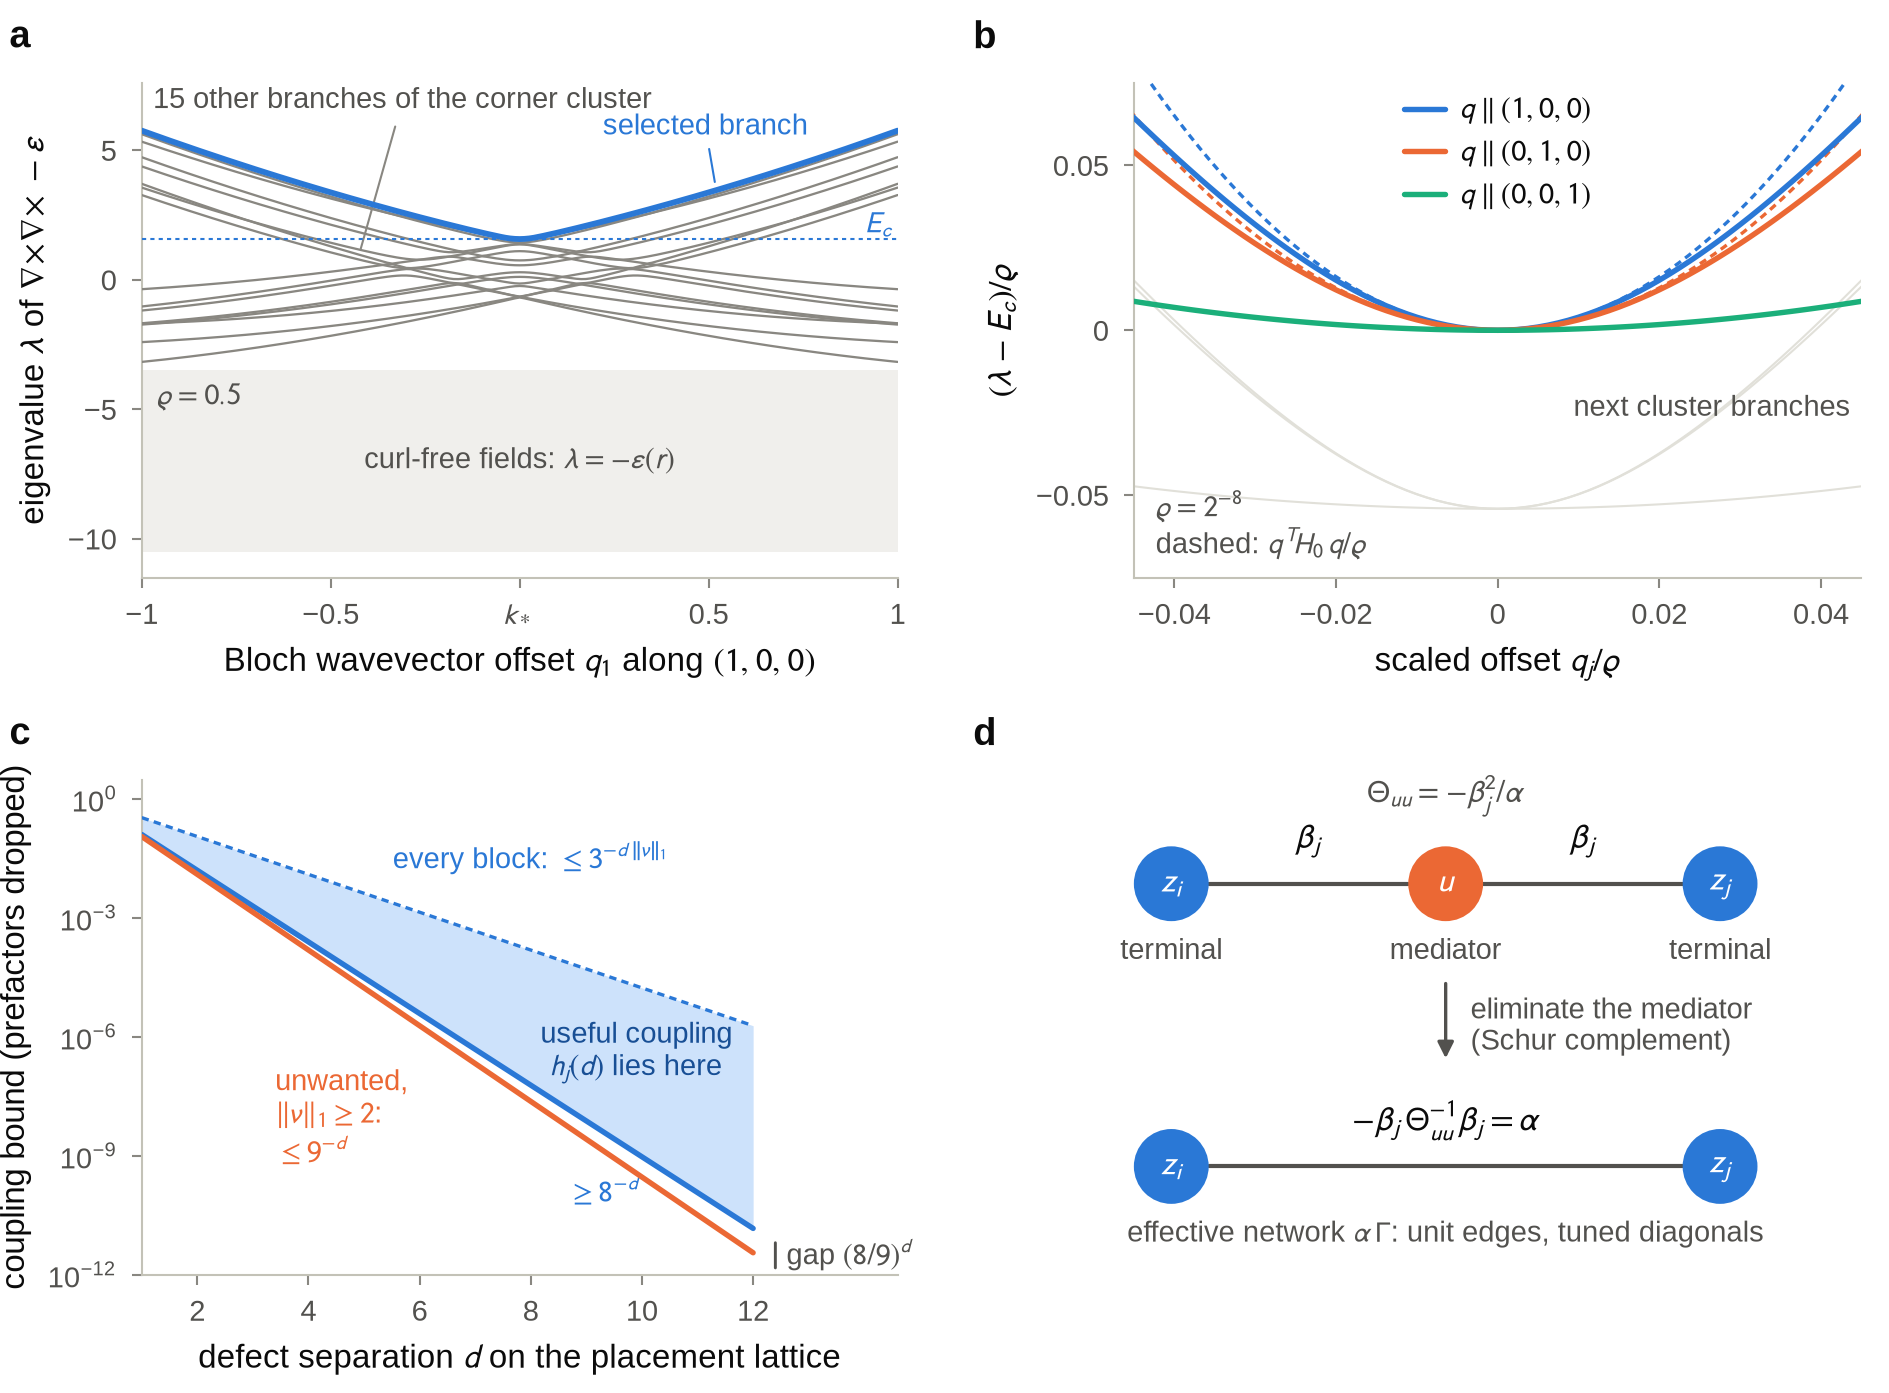

Write Python code to recreate this figure.
#!/usr/bin/env -S uv run --script
# /// script
# requires-python = ">=3.11"
# dependencies = ["matplotlib>=3.9,<4", "numpy>=2,<3"]
# ///
"""Figure 2: mechanism. Computed band structure of the continuum background and the
proven coupling-rate hierarchy.

Panel a: Bloch eigenvalues of H = curl curl - eps(x), eps = 7 + delta[cos(pi x1) + 2 cos(pi x2)
         + 4 cos(pi x3)] (period 2), along k = k* + q1 e1 through k* = (pi/2, pi/2, pi/2),
         vector plane-wave expansion, delta exaggerated to 0.5.
Panel b: the selected branch near k* in scaled variables t = q/delta, (lambda - E_c)/delta,
         at delta = 2^-8 (the small-delta regime of the paper), against the paper's exact
         leading-order Hessian A0 = pi^2 diag(t1, t2, t3).
Panel c: the proven exponential rate bounds for defect couplings versus separation d.
Panel d: the terminal-mediator-terminal Schur elimination.

Band data are cached in fig2_band_data.json (delete it or pass --recompute to redo).
Run: uv run --script fig2_mechanism.py
"""
from __future__ import annotations

import json
import sys
import time
from itertools import product
from pathlib import Path

import matplotlib
matplotlib.use("Agg")
import matplotlib.pyplot as plt
import numpy as np
from matplotlib.patches import Circle, FancyArrowPatch

sys.dont_write_bytecode = True
sys.path.insert(0, str(Path(__file__).resolve().parent))
import figstyle as st

HERE = Path(__file__).resolve().parent
CACHE = HERE / "fig2_band_data.json"

KAPPA = np.pi / 2
KSTAR = np.array([KAPPA, KAPPA, KAPPA])
E0 = 3 * KAPPA ** 2 - 7                                   # free corner energy
LAM_STAR = (5 + 2 * np.sqrt(19)) / 6                      # top cluster root
T_COEF = np.array([47 / 31 + 352 * np.sqrt(19) / 589,
                   2 + 11 * np.sqrt(19) / 38,
                   1 / 8 + 11 * np.sqrt(19) / 152])
A0 = np.pi ** 2 * T_COEF                                  # paper: A = A0 / delta
DELTA_A = 0.5
DELTA_B = 2.0 ** -8
NCUT = 3


# ----------------------------------------------------------------------------- plane waves
def fiber(k, delta, N):
    """Hermitian matrix of curl curl - eps on Bloch fields e^{i(k+pi n).x}, |n_j| <= N."""
    rng = range(-N, N + 1)
    ns = np.array(list(product(rng, rng, rng)), int)
    index = {tuple(n): i for i, n in enumerate(ns)}
    M = len(ns)
    H = np.zeros((3 * M, 3 * M))
    p = k[None, :] + np.pi * ns
    for i in range(M):
        pi_ = p[i]
        H[3 * i:3 * i + 3, 3 * i:3 * i + 3] = pi_ @ pi_ * np.eye(3) - np.outer(pi_, pi_) - 7 * np.eye(3)
    weights = (delta / 2, delta, 2 * delta)               # cos(pi x1), 2 cos(pi x2), 4 cos(pi x3)
    for i, n in enumerate(ns):
        for j in range(3):
            for s in (-1, 1):
                m = n.copy(); m[j] += s
                jj = index.get(tuple(m))
                if jj is not None:
                    H[3 * i:3 * i + 3, 3 * jj:3 * jj + 3] -= weights[j] * np.eye(3)
    return H


def eigs(k, delta, N=NCUT):
    return np.linalg.eigvalsh(fiber(k, delta, N))


def cluster(ev, delta):
    """The 16 transverse branches of the corner cluster (window E0 +- 4 delta at k*)."""
    return ev[(ev > E0 - 4 * delta) & (ev < E0 + 4 * delta)]


def selected(k, delta, N=NCUT):
    return cluster(eigs(k, delta, N), delta).max()


def compute():
    t_start = time.time()
    data = {"conventions": {
        "operator": "H(k) = curl curl - eps(x) on Bloch fields; eigenvalue parameter lambda",
        "eps": "7 + delta [cos(pi x1) + 2 cos(pi x2) + 4 cos(pi x3)], period 2, reciprocal lattice pi Z^3",
        "kstar": [KAPPA] * 3, "E0": E0, "lambda_star": LAM_STAR, "A0_diag": A0.tolist(),
        "plane_wave_cutoff": NCUT, "matrix_dimension": 3 * (2 * NCUT + 1) ** 3}}

    # Panel a: delta = 0.5, q1 in [-1, 1]
    q1 = np.linspace(-1.0, 1.0, 161)
    all_ev = []
    for q in q1:
        ev = eigs(KSTAR + np.array([q, 0, 0]), DELTA_A)
        all_ev.append(ev[ev < 9.0].tolist())
    Ec_a = selected(KSTAR, DELTA_A)
    data["a"] = {"delta": DELTA_A, "q1": q1.tolist(), "eigenvalues_below_9": all_ev, "Ec": Ec_a}

    # Panel b: delta = 2^-8, scaled chart along three axes, all 16 cluster branches
    t = np.linspace(-0.06, 0.06, 97)
    Ec_b = selected(KSTAR, DELTA_B)
    branches = {}
    for j in range(3):
        rows = []
        for tt in t:
            q = np.zeros(3); q[j] = DELTA_B * tt
            rows.append(((cluster(eigs(KSTAR + q, DELTA_B), DELTA_B) - Ec_b) / DELTA_B).tolist())
        branches[f"e{j + 1}"] = rows
    data["b"] = {"delta": DELTA_B, "t": t.tolist(), "Ec": Ec_b, "scaled_cluster_branches": branches}

    # Checks: cutoff convergence, Hessian, small-delta scaling collapse, gradient band extent
    checks = {}
    for name, delta in (("a", DELTA_A), ("b", DELTA_B)):
        checks[f"Ec_vs_cutoff_{name}"] = {str(N): selected(KSTAR, delta, N) for N in (1, 2, 3, 4)}
    hess = {}
    for delta in (2.0 ** -6, DELTA_B, 2.0 ** -10):
        Ec = selected(KSTAR, delta)
        h = 1e-3 * delta
        diag = []
        for j in range(3):
            q = np.zeros(3); q[j] = h
            diag.append((selected(KSTAR + q, delta) + selected(KSTAR - q, delta) - 2 * Ec) / (2 * h * h))
        q = np.array([h, h, 0]); qm = np.array([h, -h, 0])
        mixed = (selected(KSTAR + q, delta) + selected(KSTAR - q, delta)
                 - selected(KSTAR + qm, delta) - selected(KSTAR - qm, delta)) / (8 * h * h)
        hess[str(delta)] = {"Ec": Ec, "(Ec-E0)/delta": (Ec - E0) / delta,
                            "delta*A_diag": (np.array(diag) * delta).tolist(),
                            "delta*A_diag/A0": (np.array(diag) * delta / A0).tolist(),
                            "delta*A_12": mixed * delta}
    checks["hessian_finite_difference_N3"] = hess
    collapse = {}
    for delta in (2.0 ** -6, 2.0 ** -10):
        Ec = selected(KSTAR, delta)
        vals = []
        for j in range(3):
            q = np.zeros(3); q[j] = delta * 0.03
            vals.append((selected(KSTAR + q, delta) - Ec) / delta)
        collapse[str(delta)] = vals
    vals = []
    for j in range(3):
        q = np.zeros(3); q[j] = DELTA_B * 0.03
        vals.append((selected(KSTAR + q, DELTA_B) - Ec_b) / DELTA_B)
    collapse[str(DELTA_B)] = vals
    checks["scaled_branch_at_t_0.03_vs_delta"] = collapse
    grad = {}
    for N in (2, 3, 4):
        ev = eigs(KSTAR, DELTA_A, N)
        low = ev[ev < -2.0]
        cl = cluster(ev, DELTA_A)
        grad[str(N)] = {"min": float(low.min()), "max": float(low.max()), "count": int(len(low)),
                        "cluster_min": float(cl.min()), "cluster_count": int(len(cl))}
    checks["gradient_band_at_kstar_delta_a"] = grad
    checks["cluster_gap_scaled_at_kstar"] = {
        "delta_b": float(np.sort(cluster(eigs(KSTAR, DELTA_B), DELTA_B))[-1] -
                         np.sort(cluster(eigs(KSTAR, DELTA_B), DELTA_B))[-2]) / DELTA_B,
        "paper_lambda_star_minus_next": LAM_STAR - (0.5 + np.sqrt(3))}
    checks["wall_time_s"] = time.time() - t_start
    data["checks"] = checks
    CACHE.write_text(json.dumps(data, indent=1))
    return data


# ----------------------------------------------------------------------------- figure
def draw(data):
    st.apply()
    fig = plt.figure(figsize=(st.WIDTH_MM * st.MM, 118 * st.MM))
    axa = fig.add_axes([0.075, 0.585, 0.40, 0.355])
    axb = fig.add_axes([0.60, 0.585, 0.385, 0.355])
    axc = fig.add_axes([0.075, 0.085, 0.40, 0.355])
    axd = fig.add_axes([0.545, 0.085, 0.44, 0.355])
    for letter, x, y in (("a", 0.005, 0.985), ("b", 0.515, 0.985), ("c", 0.005, 0.485), ("d", 0.515, 0.485)):
        st.panel_label(fig, letter, x, y)

    # --- a: band structure along q1 through k*
    a = data["a"]
    q1 = np.array(a["q1"]); Ec = a["Ec"]; delta = a["delta"]
    # the 16 transverse branches of the corner cluster are the 16 highest eigenvalues below 9
    cl = np.array([sorted(row)[-16:] for row in a["eigenvalues_below_9"]])          # (nq, 16)
    # curl-free fields contribute the band lambda = -eps(x); the finite-cutoff eigenvalues lie inside it
    band_lo, band_hi = -7 - 7 * delta, -7 + 7 * delta
    grad = np.array([v for row in a["eigenvalues_below_9"] for v in sorted(row)[:-16]])
    assert grad.min() >= band_lo and grad.max() <= band_hi and cl.min() > band_hi
    axa.fill_between([-1, 1], band_lo, band_hi, color=st.GRAY_WASH, lw=0, zorder=1)
    for b in range(cl.shape[1] - 1):
        axa.plot(q1, cl[:, b], color=st.MUTED, lw=0.55, zorder=3)
    axa.plot(q1, cl[:, -1], color=st.BLUE, lw=1.4, zorder=5)
    axa.axhline(Ec, color=st.BLUE, lw=0.5, ls=(0, (2, 2)), zorder=4)
    axa.text(0.985, Ec, r"$E_c$", color=st.BLUE, fontsize=7, ha="right", va="bottom", zorder=6)
    axa.annotate("selected branch", xy=(0.52, float(np.interp(0.52, q1, cl[:, -1]))), xytext=(0.22, 5.9),
                 fontsize=7, color=st.BLUE, ha="left", va="center",
                 arrowprops=dict(arrowstyle="-", color=st.BLUE, lw=0.5, shrinkA=0, shrinkB=2))
    i_lead = int(np.argmin(np.abs(q1 + 0.42)))
    axa.annotate("15 other branches of the corner cluster", xy=(q1[i_lead], cl[i_lead, 9]), xytext=(-0.97, 7.45),
                 fontsize=7, color=st.INK2, ha="left", va="top",
                 arrowprops=dict(arrowstyle="-", color=st.MUTED, lw=0.5, shrinkA=1, shrinkB=1.5))
    axa.text(0.0, 0.5 * (band_lo + band_hi), r"curl-free fields: $\lambda = -\varepsilon(r)$", fontsize=7,
             color=st.INK2, ha="center", va="center")
    axa.set_xlim(-1, 1); axa.set_ylim(-11.5, 7.6)
    axa.set_xticks([-1, -0.5, 0, 0.5, 1]); axa.set_xticklabels(["−1", "−0.5", r"$k_*$", "0.5", "1"])
    axa.set_yticks([-10, -5, 0, 5])
    axa.set_xlabel(r"Bloch wavevector offset $q_1$ along $(1,0,0)$")
    axa.set_ylabel(r"eigenvalue $\lambda$ of $\nabla\!\times\!\nabla\!\times - \varepsilon$")
    axa.text(-0.96, band_hi - 0.5, rf"$\varrho = {delta}$", fontsize=7, color=st.INK2, ha="left", va="top")

    # --- b: scaled chart near k* at small delta
    b = data["b"]
    t = np.array(b["t"])
    cols = {"e1": st.BLUE, "e2": st.ORANGE, "e3": st.AQUA}
    names = {"e1": r"$q \parallel (1,0,0)$", "e2": r"$q \parallel (0,1,0)$", "e3": r"$q \parallel (0,0,1)$"}
    tt = np.linspace(-0.06, 0.06, 301)
    for j, key in enumerate(("e1", "e2", "e3")):
        rows = np.array(b["scaled_cluster_branches"][key])       # (nt, 16), sorted ascending
        for col in range(rows.shape[1] - 1):
            axb.plot(t, rows[:, col], color=st.GRID, lw=0.5, zorder=1)
        axb.plot(tt, A0[j] * tt ** 2, color=cols[key], lw=0.8, ls=(0, (2.2, 1.6)), zorder=3)
        axb.plot(t, rows[:, -1], color=cols[key], lw=1.3, zorder=4, label=names[key])
    axb.set_xlim(-0.045, 0.045); axb.set_ylim(-0.075, 0.075)
    axb.set_xticks([-0.04, -0.02, 0, 0.02, 0.04]); axb.set_xticklabels(["−0.04", "−0.02", "0", "0.02", "0.04"])
    axb.set_yticks([-0.05, 0, 0.05]); axb.set_yticklabels(["−0.05", "0", "0.05"])
    axb.set_xlabel(r"scaled offset $q_j/\varrho$")
    axb.set_ylabel(r"$(\lambda - E_c)/\varrho$")
    axb.legend(loc="upper center", ncol=1, bbox_to_anchor=(0.5, 1.0), handlelength=1.4, borderaxespad=0.1)
    axb.text(0.03, 0.03, rf"$\varrho = 2^{{-8}}$" "\n" r"dashed: $q^{T}\!H_0\,q/\varrho$", transform=axb.transAxes,
             fontsize=7, color=st.INK2, va="bottom", ha="left")
    axb.text(0.985, 0.37, "next cluster branches", transform=axb.transAxes, fontsize=7, color=st.INK2,
             ha="right", va="top")

    # --- c: proven rate bounds vs separation
    dd = np.linspace(1, 12, 200)
    axc.fill_between(dd, 8.0 ** -dd, 3.0 ** -dd, color=st.BLUE_100, lw=0, zorder=1)
    axc.plot(dd, 3.0 ** -dd, color=st.BLUE, lw=0.8, ls=(0, (2.2, 1.6)), zorder=3)
    axc.plot(dd, 8.0 ** -dd, color=st.BLUE, lw=1.3, zorder=4)
    axc.plot(dd, 9.0 ** -dd, color=st.ORANGE, lw=1.3, zorder=4)
    axc.set_yscale("log")
    axc.set_xlim(1, 14.6); axc.set_ylim(1e-12, 3)
    axc.set_xticks([2, 4, 6, 8, 10, 12])
    axc.set_yticks([1, 1e-3, 1e-6, 1e-9, 1e-12])
    axc.set_xlabel(r"defect separation $d$ on the placement lattice")
    axc.set_ylabel("coupling bound (prefactors dropped)")
    axc.text(8.0, 3e-2, r"every block: $\leq 3^{-d\,\|\nu\|_1}$", color=st.BLUE, fontsize=7, ha="center", va="center")
    axc.text(9.9, 4.0e-7, "useful coupling\n$h_j(d)$ lies here", color=st.BLUE_600, fontsize=7,
             ha="center", va="center", linespacing=1.25)
    axc.text(9.3, 1.2e-10, r"$\geq 8^{-d}$", color=st.BLUE, fontsize=7, ha="center", va="center")
    axc.text(3.4, 1e-8, "unwanted,\n$\\|\\nu\\|_1 \\geq 2$:\n$\\leq 9^{-d}$", color=st.ORANGE, fontsize=7,
             ha="left", va="center", linespacing=1.25)
    axc.annotate("", xy=(12.4, 9.0 ** -12.4), xytext=(12.4, 8.0 ** -12.4),
                 arrowprops=dict(arrowstyle="-", color=st.INK2, lw=0.7, shrinkA=0, shrinkB=0))
    axc.text(12.6, np.sqrt(9.0 ** -12.4 * 8.0 ** -12.4), r"gap $(8/9)^d$", color=st.INK2, fontsize=7, ha="left", va="center")

    # --- d: terminal-mediator-terminal Schur elimination (sketch)
    bb = axd.get_position(); H = bb.height * 118 / (bb.width * st.WIDTH_MM)      # axes height in x-units
    axd.set_xlim(0, 1); axd.set_ylim(0, H); axd.set_aspect("equal"); axd.set_axis_off()
    r = 0.045
    y1, y2 = 0.47, 0.13
    nodes = [(0.17, y1, st.BLUE, r"$z_i$"), (0.50, y1, st.ORANGE, r"$u$"), (0.83, y1, st.BLUE, r"$z_j$")]
    for x, y, c, lab in nodes:
        axd.add_patch(Circle((x, y), r, facecolor=c, edgecolor="none", zorder=3))
        axd.text(x, y, lab, color="white", fontsize=8, ha="center", va="center", zorder=4)
    axd.plot([0.17 + r, 0.50 - r], [y1, y1], color=st.INK2, lw=1.0, zorder=2)
    axd.plot([0.50 + r, 0.83 - r], [y1, y1], color=st.INK2, lw=1.0, zorder=2)
    axd.text(0.335, y1 + 0.03, r"$\beta_j$", fontsize=8, ha="center", va="bottom")
    axd.text(0.665, y1 + 0.03, r"$\beta_j$", fontsize=8, ha="center", va="bottom")
    axd.text(0.17, y1 - r - 0.02, "terminal", fontsize=7, color=st.INK2, ha="center", va="top")
    axd.text(0.50, y1 - r - 0.02, "mediator", fontsize=7, color=st.INK2, ha="center", va="top")
    axd.text(0.83, y1 - r - 0.02, "terminal", fontsize=7, color=st.INK2, ha="center", va="top")
    axd.text(0.50, y1 + r + 0.035, r"$\Theta_{uu} = -\beta_j^{2}/\alpha$", fontsize=7.5, ha="center", va="bottom", color=st.INK2)
    axd.add_patch(FancyArrowPatch((0.50, y1 - r - 0.065), (0.50, y2 + r + 0.075), arrowstyle="-|>", mutation_scale=8,
                                  lw=0.8, color=st.INK2, zorder=2))
    axd.text(0.53, 0.5 * (y1 + y2), "eliminate the mediator\n(Schur complement)", fontsize=7,
             color=st.INK2, ha="left", va="center", linespacing=1.25)
    for x in (0.17, 0.83):
        axd.add_patch(Circle((x, y2), r, facecolor=st.BLUE, edgecolor="none", zorder=3))
    axd.text(0.17, y2, r"$z_i$", color="white", fontsize=8, ha="center", va="center", zorder=4)
    axd.text(0.83, y2, r"$z_j$", color="white", fontsize=8, ha="center", va="center", zorder=4)
    axd.plot([0.17 + r, 0.83 - r], [y2, y2], color=st.INK2, lw=1.0, zorder=2)
    axd.text(0.50, y2 + 0.03, r"$-\beta_j\,\Theta_{uu}^{-1}\beta_j = \alpha$", fontsize=8, ha="center", va="bottom")
    axd.text(0.50, y2 - r - 0.02, r"effective network $\alpha\,\Gamma$: unit edges, tuned diagonals",
             fontsize=7, color=st.INK2, ha="center", va="top")

    st.save(fig, HERE / "fig2_mechanism",
            {"Title": "Mechanism: computed local band minimum and proven coupling rates"})
    plt.close(fig)


if __name__ == "__main__":
    if CACHE.exists() and "--recompute" not in sys.argv:
        data = json.loads(CACHE.read_text())
    else:
        data = compute()
    draw(data)
    print(json.dumps(data["checks"], indent=1))
